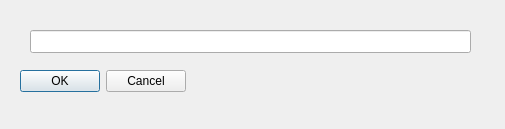
<?xml version="1.0" encoding="UTF-8"?>
<ui version="4.0">
 <class>media_stream</class>
 <widget class="QDialog" name="media_stream">
  <property name="geometry">
   <rect>
    <x>0</x>
    <y>0</y>
    <width>505</width>
    <height>129</height>
   </rect>
  </property>
  <property name="windowTitle">
   <string>Dialog</string>
  </property>
  <widget class="QDialogButtonBox" name="buttonBox">
   <property name="geometry">
    <rect>
     <x>20</x>
     <y>70</y>
     <width>166</width>
     <height>23</height>
    </rect>
   </property>
   <property name="standardButtons">
    <set>QDialogButtonBox::Cancel|QDialogButtonBox::Ok</set>
   </property>
  </widget>
  <widget class="QLineEdit" name="lineEdit">
   <property name="geometry">
    <rect>
     <x>30</x>
     <y>30</y>
     <width>441</width>
     <height>23</height>
    </rect>
   </property>
  </widget>
 </widget>
 <resources/>
 <connections/>
</ui>
